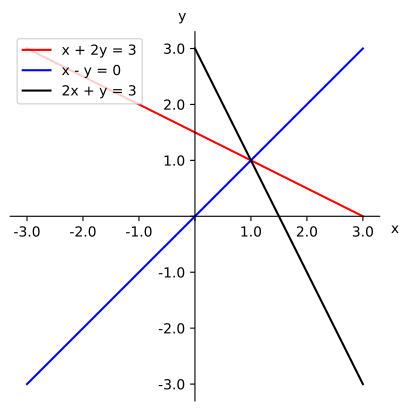

Source code (Python):
import matplotlib.pyplot as plt
import numpy as np
import matplotlib.ticker as ticker


##############################
# Graph function
#plt.rcParams["figure.figsize"] = [7.50, 3.50]
#plt.rcParams["figure.autolayout"] = True
def f(x):
    return (3-x)/2

def g(x):
    return x

def h(x):
    return 3-2*x

x = np.linspace(-3, 3, 100)

xh = np.linspace(0, 3, 100)

# plotting the axes
fig = plt.figure()
ax = fig.add_subplot(1, 1, 1)
ax.spines['left'].set_position('center')
ax.spines['bottom'].set_position('zero')
ax.spines['right'].set_color('none')
ax.spines['top'].set_color('none')
ax.xaxis.set_ticks_position('bottom')
ax.yaxis.set_ticks_position('left')

# setting the ticks
plt.xticks(np.arange(-3, 3.1, 1))
plt.yticks(np.arange(-3, 3.1, 1))
plt.gca().set_aspect('equal')
func = lambda x, pos: "" if np.isclose(x,0) else x
plt.gca().xaxis.set_major_formatter(ticker.FuncFormatter(func))
plt.gca().yaxis.set_major_formatter(ticker.FuncFormatter(func))


# label axes
plt.text(3.5, -0.3, 'x')
plt.text(-0.3, 3.5, 'y')
# graphing and specifying what the legend will be
plt.plot(x, f(x), color='red', label = 'x + 2y = 3')
plt.plot(x, g(x), color='blue', label = 'x - y = 0')
plt.plot(xh, h(xh), color='black', label = '2x + y = 3')
plt.legend(loc = 'upper left')
#plt.plot(x, g(x), color='black')

#plt.show()
plt.savefig('lines.pdf', bbox_inches = 'tight')
